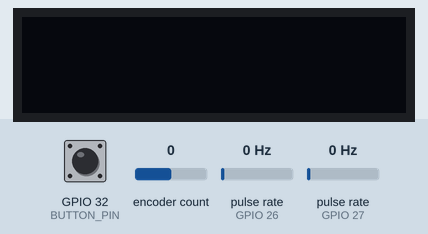
The program below on a simulated ESP32. Shown: 128×32 one-colour display. Wiring (inferred from the names in the program): 2 × pulse sensor: data GPIO 26 / data GPIO 27. Inputs (shaded band) come from the test bench; at power-on: GPIO 32 (BUTTON_PIN) HIGH, encoder count 0, pulse rate (sensors on GPIO 26, GPIO 27) 0 Hz. What the program prints to the serial monitor is not drawn.

Above: at 1.2 s.
1.3 s: GPIO 32 (BUTTON_PIN) pulled LOW for 3.2 s
At 5.7 s:
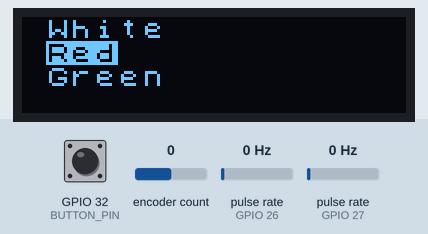
6.0 s: encoder count set to 1
At 6.7 s:
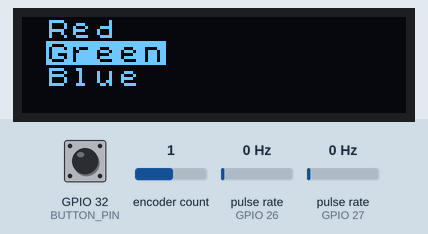
7.5 s: GPIO 32 (BUTTON_PIN) pulled LOW for 0.15 s
At 8.4 s:
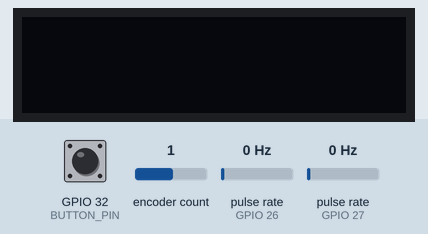
9.2 s: GPIO 32 (BUTTON_PIN) pulled LOW for 3.2 s
At 12.9 s:
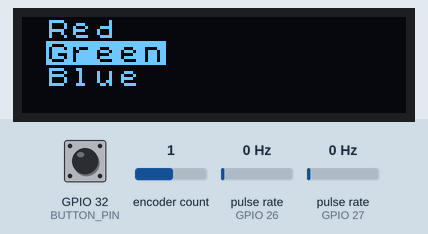
13.9 s: GPIO 32 (BUTTON_PIN) pulled LOW for 1 s
At 15.7 s:
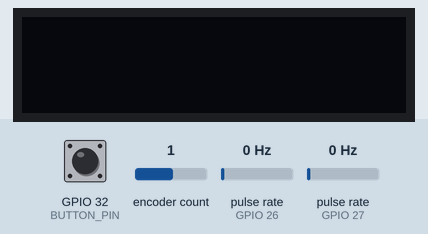
Timing chart, 0 to 17.2 s (numbered marks = the images above; inputs shaded):
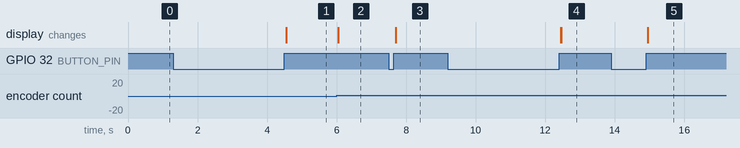

Measured:
- after the input at 1.3 s, the display: first changes after 3.3 s (image 1 shows a later state)
- after the input at 6.0 s, the display: first changes after 0.05 s (image 2 shows a later state)
- after the input at 7.5 s, the display: changes after 0.20 s (image 3)
- after the input at 9.2 s, the display: first changes after 3.3 s (image 4 shows a later state)
- after the input at 13.9 s, the display: changes after 1.1 s (image 5)

The program:

main.cpp
```cpp
#include <Wire.h>
#include <Bounce2.h>
#include <esp_sleep.h>
#include <driver/gpio.h>
#include <RotaryEncoder.h>
#include <U8x8lib.h>
// State enum
enum State
{
  IDLE,
  ADJUST_BRIGHTNESS,
  MENU,
  SELECT_COLOR
};

// Function prototypes
void IRAM_ATTR readEncoderISR();
void setup();
void loop();
void handleIdle();
void handleAdjustBrightness();
void handleMenu();
void handleColorSelection();
void enterDeepSleep();
void toggleLights();
void changeBrightness(int change);

#define wrap(amt, lb, ub) ((amt) < (lb) ? (ub) : ((amt) > (ub) ? (lb) : (amt)))

// #define SCREEN_WIDTH 128
// #define SCREEN_HEIGHT 32
// #define OLED_RESET -1 // Reset pin # (or -1 if sharing Arduino reset pin)

#define SDA_PIN 4
#define SCL_PIN 16
U8X8_SSD1306_128X32_UNIVISION_HW_I2C display(U8X8_PIN_NONE, SCL_PIN, SDA_PIN);

#define BUTTON_PIN 32
#define ENCODER_CLK 26
#define ENCODER_DT 27

#define MENU_TRANSITION_INTERVAL 2000
#define MENU_TIMEOUT 10000
#define SLEEP_TIMEOUT 60000
#define FRAME_INTERVAL 34
#define BRIGHTNESS_MIN 1
#define BRIGHTNESS_MAX 100

RotaryEncoder *encoder = nullptr;
Bounce button = Bounce();

State interfaceState = IDLE;

char *menuItems[] = {(char *)"Red", (char *)"Green", (char *)"Blue", (char *)"White"};
int menuItemsLength = sizeof(menuItems) / sizeof(menuItems[0]);
bool menuModified = true;

unsigned long lastInteractionTime = 0;
int brightness = 0;
int selectedMenuItem = 0;
bool lightOn = false;

void IRAM_ATTR readEncoderISR()
{
  encoder->tick();
}

void setup()
{
  Wire.begin(SDA_PIN, SCL_PIN);

  Serial.begin(115200);
  while (!Serial)
    ;
  if (!display.begin())
  {
    Serial.println(F("SSD1306 allocation failed"));
    while (1)
      ;
  }
  display.setFont(u8x8_font_chroma48medium8_r);

  display.clear();

  encoder = new RotaryEncoder(ENCODER_DT, ENCODER_CLK, RotaryEncoder::LatchMode::FOUR3);
  encoder->setPosition(brightness);

  attachInterrupt(digitalPinToInterrupt(ENCODER_CLK), readEncoderISR, CHANGE);
  attachInterrupt(digitalPinToInterrupt(ENCODER_DT), readEncoderISR, CHANGE);

  button.attach(BUTTON_PIN, INPUT_PULLUP);
  button.interval(25);

  lastInteractionTime = millis();

  // TODO: Connect to Wifi
  // TODO: Pull current light status on startup
}

void loop()
{
  long loopStartTime = millis();
  button.update();
  encoder->tick();

  if (millis() - lastInteractionTime > SLEEP_TIMEOUT)
  {
    enterDeepSleep();
  }

  if (millis() - lastInteractionTime > MENU_TIMEOUT && interfaceState == MENU)
  {
    display.clear();
    interfaceState = IDLE;
  }

  switch (interfaceState)
  {
  case IDLE:
    handleIdle();
    break;
  case ADJUST_BRIGHTNESS:
    handleAdjustBrightness();
    break;
  case MENU:
    handleMenu();
    break;
  case SELECT_COLOR:
    handleColorSelection();
    break;
  }

  while (millis() - loopStartTime < FRAME_INTERVAL)
    ;
}

void handleIdle()
{
  long encoderPos = encoder->getPosition();
  int newBrightness = constrain(encoderPos, BRIGHTNESS_MIN, BRIGHTNESS_MAX);
  if (brightness != newBrightness)
  {
    brightness = newBrightness;
    encoder->setPosition(brightness);
    interfaceState = ADJUST_BRIGHTNESS;
    lastInteractionTime = millis();
  }

  if (button.fell() || button.read() == LOW)
  {
    unsigned long pressTime = millis();
    while (button.read() == LOW)
    {
      button.update();
    }
    if (millis() - pressTime > MENU_TRANSITION_INTERVAL)
    {
      Serial.println("Encoder button held");
      interfaceState = MENU;
      menuModified = true;
      lastInteractionTime = millis();
    }
    else
    {
      Serial.println("Encoder button pressed");
      toggleLights();
      lastInteractionTime = millis();
    }
  }
}

void handleAdjustBrightness()
{
  Serial.print("Setting brighntess to ");
  Serial.println(brightness);
  interfaceState = IDLE;
}

void handleMenu()
{
  RotaryEncoder::Direction dir = encoder->getDirection();

  if (dir != RotaryEncoder::Direction::NOROTATION)
  {
    selectedMenuItem = wrap(selectedMenuItem + (dir == RotaryEncoder::Direction::CLOCKWISE) ? 1 : -1, 0, menuItemsLength - 1);

    menuModified = true;
    // Encoder movement in menu should not affect brightness
    encoder->setPosition(brightness);
    lastInteractionTime = millis();
  }

  if (button.fell() || button.read() == LOW)
  {
    unsigned long pressTime = millis();
    while (button.read() == LOW)
    {
      button.update();
    }
    // Go back to IDLE state
    if (millis() - pressTime > MENU_TRANSITION_INTERVAL)
    {
      Serial.println("Switch to IDLE due to > 2000 ms press");
      interfaceState = IDLE;
    }
    // Set color to current selectedMenuItem
    else
    {
      interfaceState = SELECT_COLOR;
    }
    display.clear();
    lastInteractionTime = millis();
  }

  // Only draw menu if it needs to be drawn
  if (menuModified)
  {
    display.clear();
    // u8x8 treats each row and column as 8 wide - hence, 128x32 screen is 32x4
    for (int i = 0; i < 3; ++i)
    {
      switch (i)
      {
      case 0:
        display.drawString(1, 0, menuItems[wrap(selectedMenuItem - 1, 0, menuItemsLength - 1)]);
        break;
      case 1:
        display.setInverseFont(1);
        display.drawString(1, 1, menuItems[wrap(selectedMenuItem, 0, menuItemsLength - 1)]);
        display.setInverseFont(0);
        break;
      case 2:
        display.drawString(1, 2, menuItems[wrap(selectedMenuItem + 1, 0, menuItemsLength - 1)]);
        break;
      }
    }
    menuModified = false;
  }
}

void handleColorSelection()
{
  String color = menuItems[selectedMenuItem];
  Serial.print("Selected color: ");
  Serial.println(color);
  interfaceState = IDLE;
}

void enterDeepSleep()
{
  // Configure wakeup sources
  gpio_wakeup_enable((gpio_num_t)ENCODER_CLK, GPIO_INTR_HIGH_LEVEL);
  gpio_wakeup_enable((gpio_num_t)ENCODER_DT, GPIO_INTR_HIGH_LEVEL);
  gpio_wakeup_enable((gpio_num_t)BUTTON_PIN, GPIO_INTR_HIGH_LEVEL);
  esp_sleep_enable_gpio_wakeup();
  display.clear();
  esp_deep_sleep_start();
}

void toggleLights()
{
  lightOn = !lightOn;
  Serial.print("Turning light ");
  Serial.println(lightOn);
  interfaceState = IDLE;
}
```
